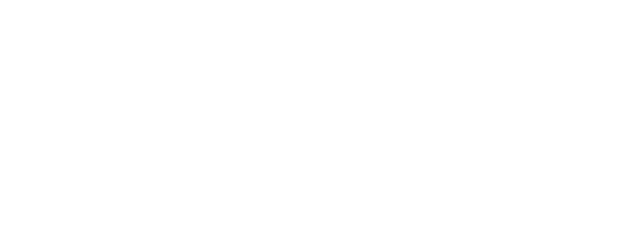
Frame 1 (no input)
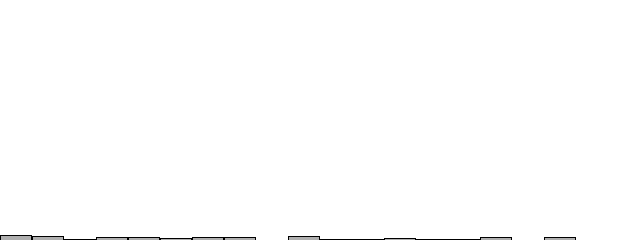
Frame 60 (the mouse pressed at the canvas centre just before this capture)
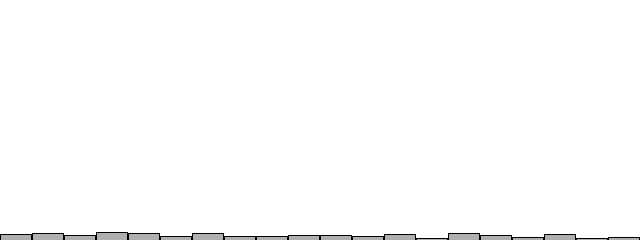
Frame 120 (the mouse held since frame 60 and released just before this capture)

The Processing sketch that drew these frames (run headless with seeded random() and noise(); from frame 60 on, the mouse is pressed at the canvas centre):

// Processing sketch: e02_random_number_distribution
// ── e02_random_number_distribution.pde
int[] counts;

void setup() {
  size(640,240);
  counts = new int[20];
}

void draw() {
  // chose random number
  int randomNumber = int(random(counts.length));
  
  // add to counts
  counts[randomNumber] = counts[randomNumber]+1;

  // draw bars
  background(255);
  stroke(0);
  fill(175);
  int barWidth = width/counts.length;
  for (int i = 0; i < counts.length; i++) {
    int x = barWidth*i;
    int y = height-counts[i]+1;
    int barHeight = counts[i];
    rect(x,y,barWidth-1,barHeight); // without the -1, the bars come on top of each other (why?)
  }
}
